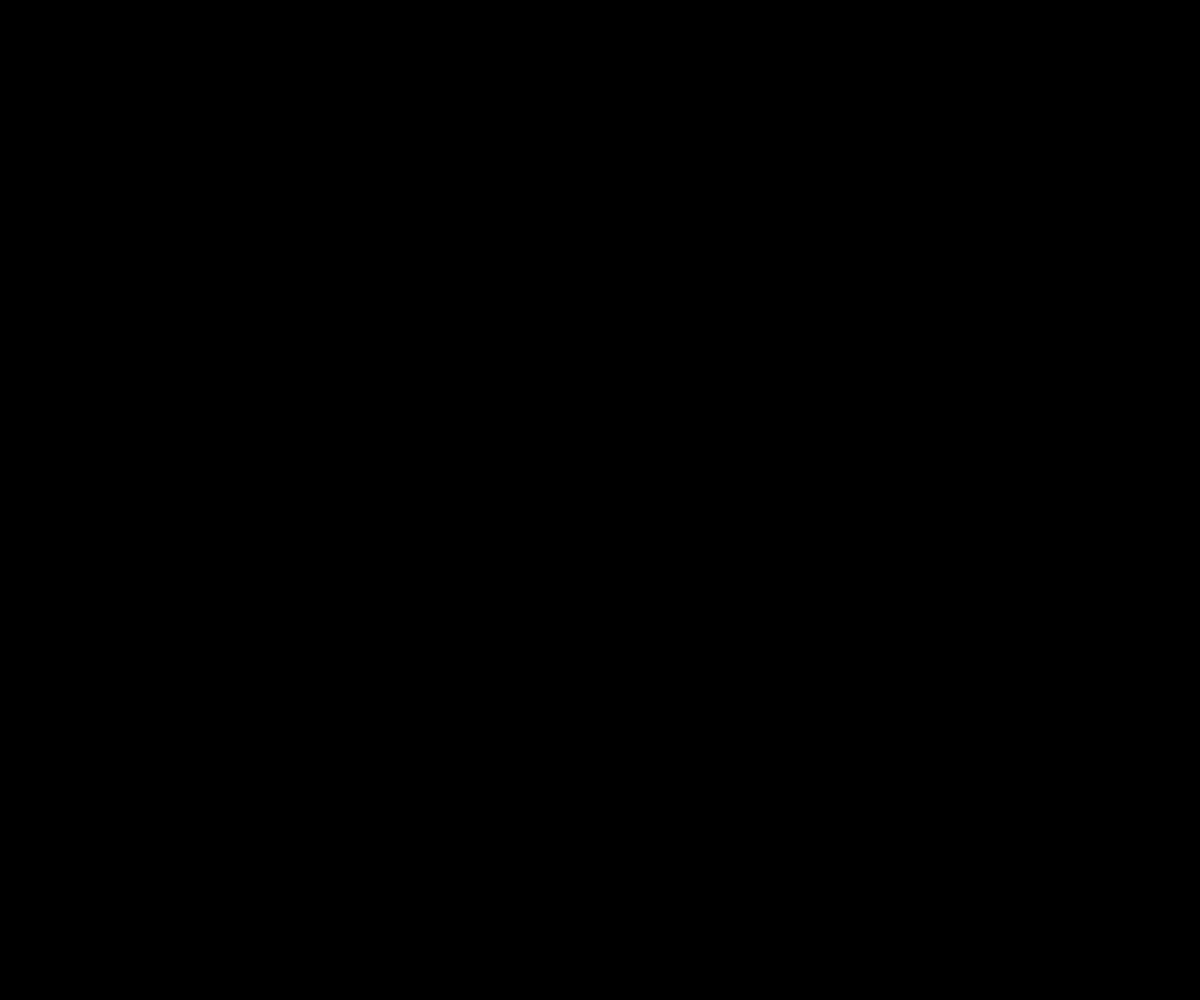
Frame 1 (no input)
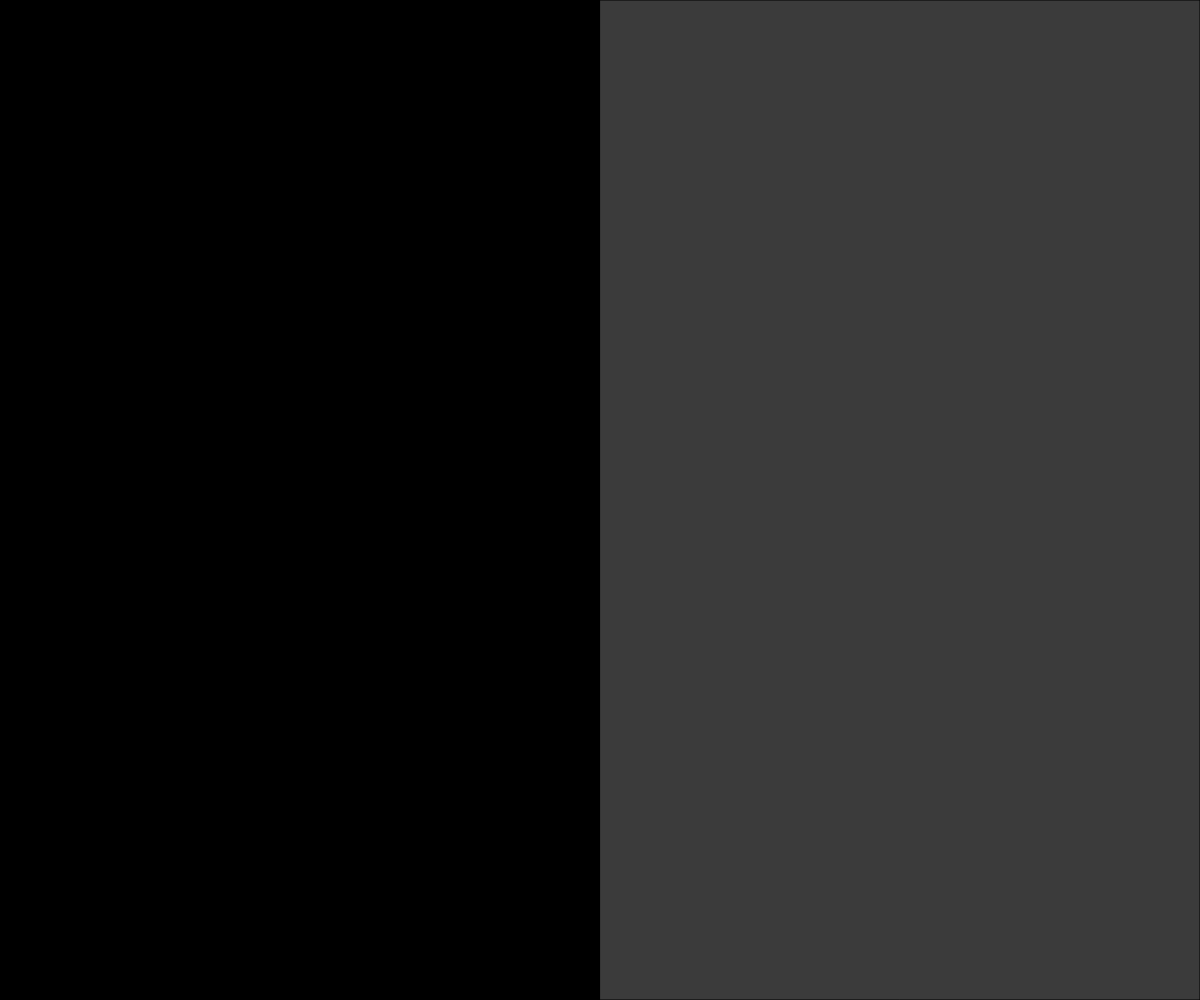
Frame 60 (no input)
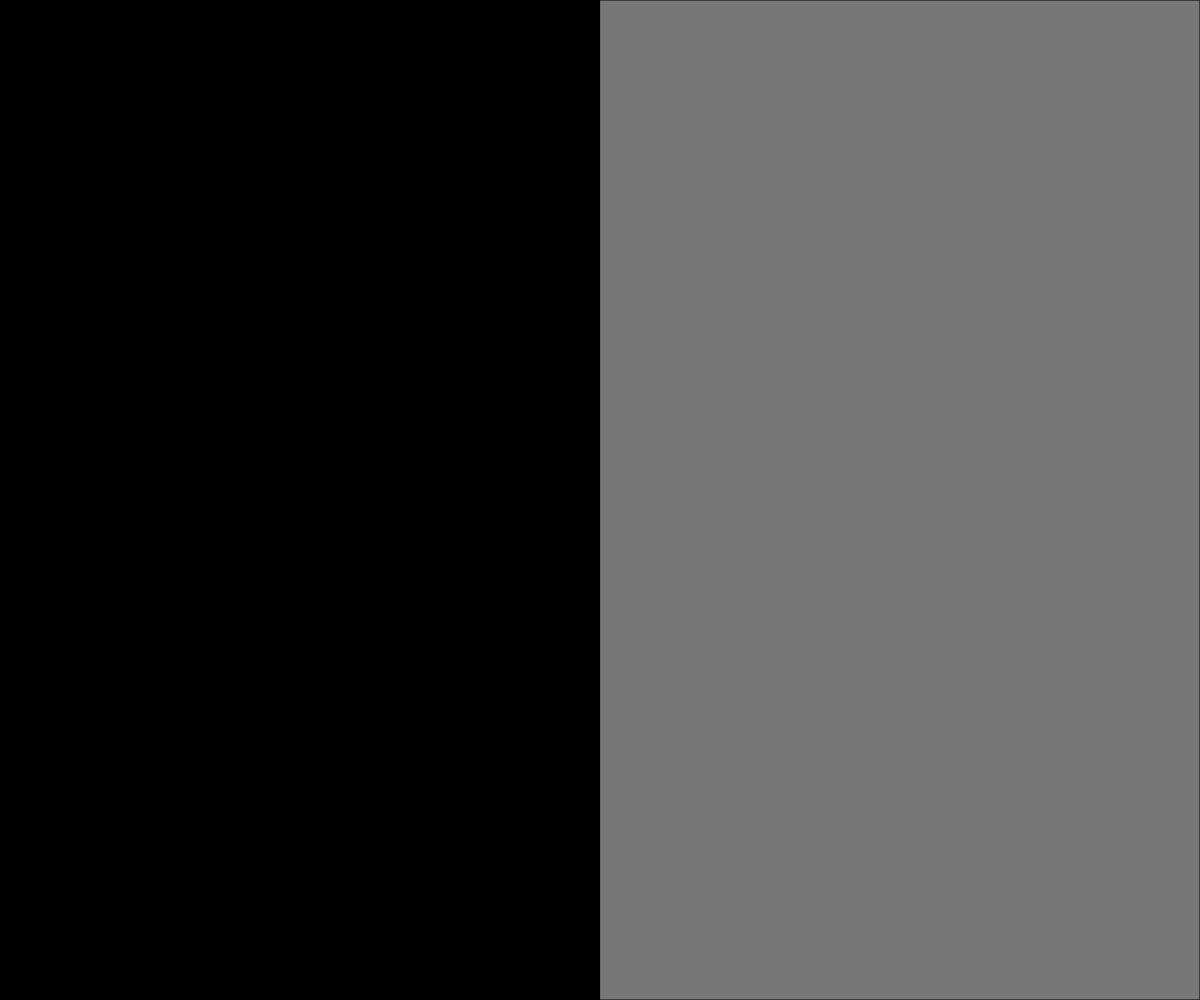
Frame 120 (the mouse pressed at the canvas centre since frame 60)

The p5.js sketch that drew these frames (run headless with seeded random() and noise() and a simulated clock; from frame 60 on, the mouse is pressed at the canvas centre):

// p5.js sketch
// ── sketch.js
// State Variables And Fading
// Talha Ali Murad
// 22-09-2023
// a look at state variables and a fading effect

// global variables
let mouseSide;
let fillValue = 0;

function setup() {
  createCanvas(windowWidth, windowHeight);
  updateMouseState();
}

function draw() {
  background(220);
  updateMouseState();
  renderSquares();
}

function updateMouseState(){
  // looks at the mouse position and updates our "system variable" mouseSide
  if(mouseX > width/2){
    mouseSide = "right";
  }
  else mouseSide = "left";
  print(mouseSide);
}

function renderSquares(){
  // draws two rectangles on the screen
  if(mouseSide === "left") fill(0);
  else fill(255);
  rect(0,0,width/2,height);

  if (mouseSide === "right"){
    fillValue = 0;
    fill(fillValue);
  }
  else {
    fill(fillValue);
    fillValue += 1;
  }
  rect(width/2,0,width/2,height);  
}
